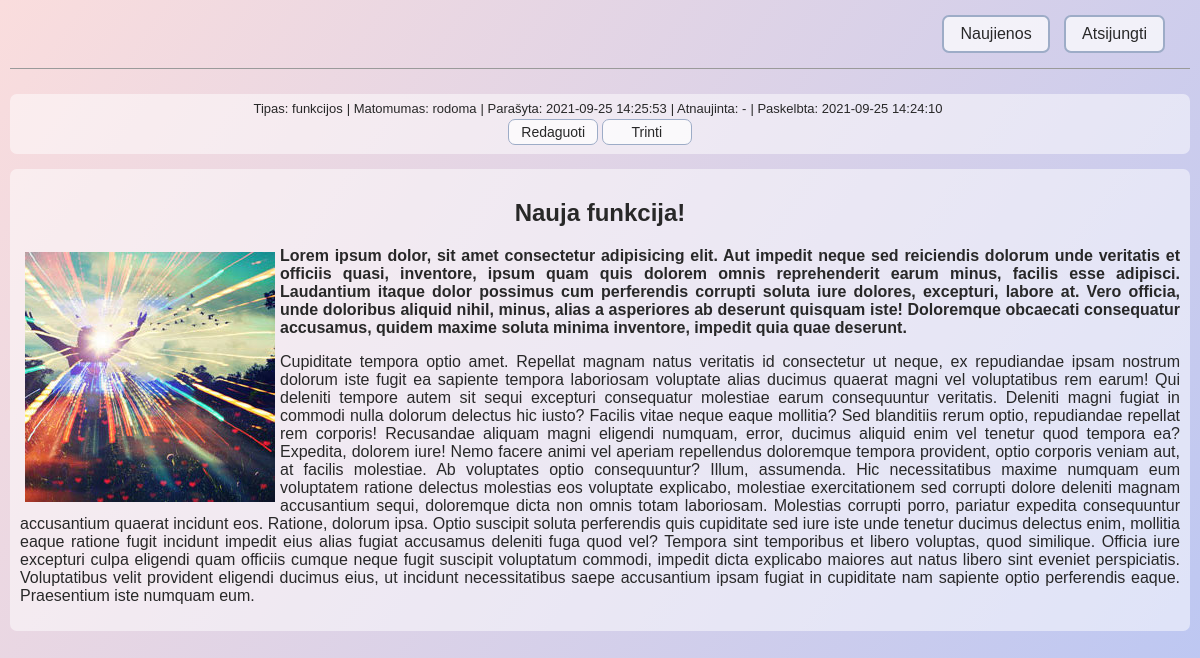
Page /admin.php?show&id=5 (signed in) on the committed database.
### tables this page shows
CREATE TABLE `news` (
  `id` int(11) NOT NULL,
  `short` varchar(100) NOT NULL,
  `full` text NOT NULL,
  `visible` tinyint(1) NOT NULL,
  `type` int(11) NOT NULL,
  `created_at` datetime NOT NULL,
  `updated_at` datetime DEFAULT NULL,
  `visible_at` datetime NOT NULL
);

CREATE TABLE `news_type` (
  `id` int(11) NOT NULL,
  `type` varchar(100) NOT NULL
);

### includes/classes/News.php (called while the page is built, shortened)
<?php
class News {
    private $id;
    private $short;
    private $full;
    private $visible;
    private $typeName;
    private $created_at;
    private $updated_at;
    private $visible_at;
    public function __construct($con, $id) {
        $this->con = $con;
        $this->id = $id;
        $query = $this->con->prepare('SELECT news.*, news_type.type as typeName
                            FROM news JOIN news_type
                            WHERE news.type=news_type.id AND news.id=:id');
        $query->execute(array(':id' => $this->id));
        $newsData = $query->fetch(PDO::FETCH_ASSOC);
        $this->short = $newsData['short'];
        $this->full = $newsData['full'];
        $this->visible = $newsData['visible'];
        $this->typeName = $newsData['typeName'];
        $this->created_at = $newsData['created_at'];
        $this->updated_at = $newsData['updated_at'];
        $this->visible_at = $newsData['visible_at'];
    }
    public function getId() {
        return $this->id;
    }
    public function getShort() {
        return $this->short;
    }
    public function getFull() {
        return $this->full;
    }
    public function getVisible() {
        return $this->visible;
    }
    public function getTypeName() {
        return $this->typeName;
    }
    public function getCreatedAt() {
        return $this->created_at;
    }
    public function getUpdatedAt() {
        return $this->updated_at;
    }
    public function getVisibleAt() {
        return $this->visible_at;
    }
}
?>

### includes/pages/showNews.php (the view, shortened to what this page needs)
<?php
    $news = new News($con, $_GET['id']);
    if($news->getShort() != '') {
        $visible = $news->getVisible() ? 'rodoma' : 'nerodoma';
        $updated = $news->getUpdatedAt() ? $news->getUpdatedAt() : '-';
        echo '
            <div class="newsInfo">
                <div>
                    <span>Tipas: '. $news->getTypeName().'</span>
                    <span>Matomumas: '. $visible .'</span>
                    <span>Parašyta: '. $news->getCreatedAt() .'</span>
                    <span>Atnaujinta: '. $updated .'</span>
                    <span style="white-space: nowrap">Paskelbta: '. $news->getVisibleAt() .'</span>
                </div>
                <div>
                    <a href="admin.php?edit&id='. $news->getId()  .'" class="smallButton">Redaguoti</a>
                    <a href="admin.php?delete&id='. $news->getId()  .'" class="smallButton">Trinti</a>
                </div>
            </div>
            <div class="newsBody">
                <h2 class="title">'. $news->getShort() .'</h2>
                '. $news->getFull() .'
            </div>';
    } else {
        $_SESSION['errorMessage'] = 'Įvyko klaida. Naujiena su nurodytu ID neegzistuoja.';
        header('Location: admin.php');
    }
?>

### includes/css/style.css (style rules this page uses)
* { box-sizing: border-box; }
a { color: #282828; }
body { color: #282828; font-family: 'Trebuchet MS', 'Lucida Sans Unicode', 'Lucida Grande', 'Lucida Sans', Arial, sans-serif; margin: 0; min-height: 100vh; height: 100%; display: flex; justify-content: center; background: linear-gradient(125deg, #fadddd, #bac6f3); }
.button, .smallButton { text-align: center; display: inline-block; font-size: 16px; background-color: rgba(255, 255, 255, 0.719); padding: 8px 16px; cursor: pointer; border: 2px solid #9dacc7; border-radius: 7px; text-decoration: none; }
.smallButton { width: 90px; margin-bottom: 2px; font-size: 14px; padding: 4px 10px; border: 1px solid #9dacc7; }
.newsInfo { font-size: 13px; min-height: 60px; display: flex; justify-content: space-between; flex-direction: column; background-color: rgba(255, 255, 255, 0.5); border-radius: 7px; padding: 7px; }
.newsInfo span { white-space: nowrap; }
.newsInfo span::after { content: "|"; margin-left: 4px; }
.newsInfo span:last-of-type:after { content: ""; }
.newsBody { background-color: rgba(255, 255, 255, 0.5); padding: 10px; margin: 15px 0; border-radius: 7px; word-wrap: break-word; text-align: left; }
.newsBody .title { text-align: center; }

### rows in the picture
news: news_type.type "funkcijos", visible "rodoma", created_at "2021-09-25 14:25:53", updated_at "-", visible_at "2021-09-25 14:24:10", short "Nauja funkcija!", full "Lorem ipsum dolor, sit amet consectetur adipisicing elit. Aut impedit neque sed reiciendis dolorum unde veritatis et officiis quasi, inventore, ipsum quam quis dolorem omnis reprehenderit earum minus, facilis esse adipisci. Laudantium itaque dolor possimus cum perferendis corrupti soluta iure dolores, excepturi, labore at. Vero officia, unde doloribus aliquid nihil, minus, alias a asperiores ab deserunt quisquam iste! Doloremque obcaecati consequatur accusamus, quidem maxime soluta minima inventore, impedit quia quae deserunt. Cupiditate tempora optio amet. Repellat magnam natus veritatis id consectetur ut neque, ex repudiandae ipsam nostrum dolorum iste fugit ea sapiente tempora laboriosam…", full (picture)
